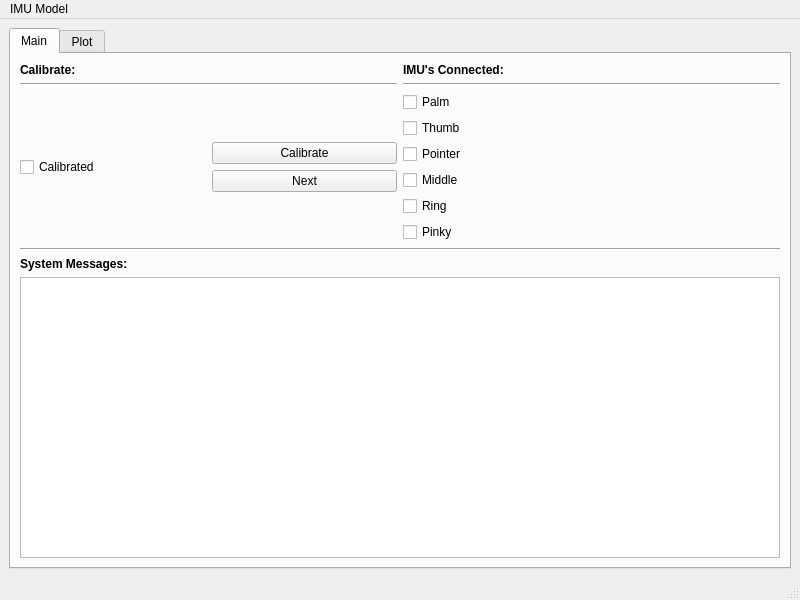
<?xml version="1.0" encoding="UTF-8"?>
<ui version="4.0">
 <class>MainWindow</class>
 <widget class="QMainWindow" name="MainWindow">
  <property name="geometry">
   <rect>
    <x>0</x>
    <y>0</y>
    <width>800</width>
    <height>600</height>
   </rect>
  </property>
  <property name="acceptDrops">
   <bool>false</bool>
  </property>
  <property name="windowTitle">
   <string>IMU GUI</string>
  </property>
  <widget class="QWidget" name="centralwidget">
   <layout class="QGridLayout" name="gridLayout_3">
    <item row="0" column="0">
     <widget class="QTabWidget" name="tabWidget">
      <property name="currentIndex">
       <number>0</number>
      </property>
      <widget class="QWidget" name="tab">
       <attribute name="title">
        <string>Main</string>
       </attribute>
       <layout class="QGridLayout" name="gridLayout_7">
        <item row="0" column="0">
         <layout class="QVBoxLayout" name="verticalLayout">
          <item>
           <layout class="QGridLayout" name="gridLayout_2">
            <item row="0" column="0">
             <widget class="QLabel" name="label">
              <property name="font">
               <font>
                <weight>75</weight>
                <bold>true</bold>
               </font>
              </property>
              <property name="text">
               <string>Calibrate: </string>
              </property>
             </widget>
            </item>
            <item row="1" column="1">
             <widget class="Line" name="line_4">
              <property name="orientation">
               <enum>Qt::Horizontal</enum>
              </property>
             </widget>
            </item>
            <item row="2" column="0">
             <layout class="QVBoxLayout" name="verticalLayout_3">
              <item>
               <layout class="QGridLayout" name="gridLayout_4">
                <item row="0" column="0">
                 <widget class="QCheckBox" name="checkBox_calibrated">
                  <property name="focusPolicy">
                   <enum>Qt::NoFocus</enum>
                  </property>
                  <property name="text">
                   <string>Calibrated</string>
                  </property>
                 </widget>
                </item>
                <item row="0" column="1">
                 <layout class="QVBoxLayout" name="verticalLayout_7">
                  <item>
                   <widget class="QPushButton" name="btn_calibrate">
                    <property name="focusPolicy">
                     <enum>Qt::NoFocus</enum>
                    </property>
                    <property name="text">
                     <string>Calibrate</string>
                    </property>
                   </widget>
                  </item>
                  <item>
                   <widget class="QPushButton" name="btn_next">
                    <property name="focusPolicy">
                     <enum>Qt::NoFocus</enum>
                    </property>
                    <property name="text">
                     <string>Next</string>
                    </property>
                   </widget>
                  </item>
                 </layout>
                </item>
               </layout>
              </item>
             </layout>
            </item>
            <item row="0" column="1">
             <widget class="QLabel" name="label_4">
              <property name="font">
               <font>
                <weight>75</weight>
                <bold>true</bold>
               </font>
              </property>
              <property name="text">
               <string>IMU's Connected:</string>
              </property>
             </widget>
            </item>
            <item row="1" column="0">
             <widget class="Line" name="line_2">
              <property name="orientation">
               <enum>Qt::Horizontal</enum>
              </property>
             </widget>
            </item>
            <item row="2" column="1">
             <layout class="QVBoxLayout" name="verticalLayout_4">
              <item>
               <widget class="QCheckBox" name="checkBox_palm">
                <property name="focusPolicy">
                 <enum>Qt::NoFocus</enum>
                </property>
                <property name="text">
                 <string>Palm</string>
                </property>
               </widget>
              </item>
              <item>
               <widget class="QCheckBox" name="checkBox_thumb">
                <property name="focusPolicy">
                 <enum>Qt::NoFocus</enum>
                </property>
                <property name="text">
                 <string>Thumb</string>
                </property>
               </widget>
              </item>
              <item>
               <widget class="QCheckBox" name="checkBox_pointer">
                <property name="focusPolicy">
                 <enum>Qt::NoFocus</enum>
                </property>
                <property name="text">
                 <string>Pointer</string>
                </property>
               </widget>
              </item>
              <item>
               <widget class="QCheckBox" name="checkBox_middle">
                <property name="focusPolicy">
                 <enum>Qt::NoFocus</enum>
                </property>
                <property name="text">
                 <string>Middle</string>
                </property>
               </widget>
              </item>
              <item>
               <widget class="QCheckBox" name="checkBox_ring">
                <property name="focusPolicy">
                 <enum>Qt::NoFocus</enum>
                </property>
                <property name="text">
                 <string>Ring</string>
                </property>
               </widget>
              </item>
              <item>
               <widget class="QCheckBox" name="checkBox_pinky">
                <property name="focusPolicy">
                 <enum>Qt::NoFocus</enum>
                </property>
                <property name="text">
                 <string>Pinky</string>
                </property>
               </widget>
              </item>
             </layout>
            </item>
           </layout>
          </item>
          <item>
           <layout class="QGridLayout" name="gridLayout_5">
            <item row="2" column="0">
             <widget class="QTextBrowser" name="textBrowser_system_messages"/>
            </item>
            <item row="0" column="0">
             <widget class="Line" name="line">
              <property name="orientation">
               <enum>Qt::Horizontal</enum>
              </property>
             </widget>
            </item>
            <item row="1" column="0">
             <widget class="QLabel" name="label_3">
              <property name="font">
               <font>
                <weight>75</weight>
                <bold>true</bold>
               </font>
              </property>
              <property name="text">
               <string>System Messages:</string>
              </property>
             </widget>
            </item>
           </layout>
          </item>
         </layout>
        </item>
       </layout>
      </widget>
      <widget class="QWidget" name="tab_2">
       <attribute name="title">
        <string>Plot</string>
       </attribute>
       <layout class="QGridLayout" name="gridLayout_6">
        <item row="0" column="0">
         <layout class="QGridLayout" name="gridLayout">
          <item row="3" column="0">
           <widget class="QPushButton" name="btn_plot_2d">
            <property name="focusPolicy">
             <enum>Qt::NoFocus</enum>
            </property>
            <property name="text">
             <string>Launch Plot 2D</string>
            </property>
           </widget>
          </item>
          <item row="2" column="0">
           <widget class="Line" name="line_3">
            <property name="orientation">
             <enum>Qt::Horizontal</enum>
            </property>
           </widget>
          </item>
          <item row="1" column="0">
           <widget class="QPushButton" name="btn_plot_3d">
            <property name="focusPolicy">
             <enum>Qt::NoFocus</enum>
            </property>
            <property name="text">
             <string>Launch Plot 3D</string>
            </property>
           </widget>
          </item>
          <item row="6" column="0">
           <layout class="QHBoxLayout" name="horizontalLayout_8">
            <item>
             <widget class="QLabel" name="label_6">
              <property name="text">
               <string>Data Points:</string>
              </property>
             </widget>
            </item>
            <item>
             <widget class="QLineEdit" name="lineEdit_data_points">
              <property name="focusPolicy">
               <enum>Qt::ClickFocus</enum>
              </property>
              <property name="text">
               <string>default 100</string>
              </property>
             </widget>
            </item>
            <item>
             <widget class="QPushButton" name="btn_save_data_points">
              <property name="focusPolicy">
               <enum>Qt::NoFocus</enum>
              </property>
              <property name="text">
               <string>Submit</string>
              </property>
             </widget>
            </item>
            <item>
             <spacer name="horizontalSpacer">
              <property name="orientation">
               <enum>Qt::Horizontal</enum>
              </property>
              <property name="sizeHint" stdset="0">
               <size>
                <width>40</width>
                <height>20</height>
               </size>
              </property>
             </spacer>
            </item>
           </layout>
          </item>
          <item row="4" column="0">
           <layout class="QHBoxLayout" name="horizontalLayout">
            <item>
             <layout class="QVBoxLayout" name="verticalLayout_2">
              <item>
               <widget class="QLabel" name="label_2">
                <property name="text">
                 <string>Drag Over to Select</string>
                </property>
               </widget>
              </item>
              <item>
               <widget class="QListWidget" name="listWidget_select">
                <property name="acceptDrops">
                 <bool>true</bool>
                </property>
                <property name="showDropIndicator" stdset="0">
                 <bool>false</bool>
                </property>
                <property name="dragEnabled">
                 <bool>true</bool>
                </property>
                <property name="dragDropMode">
                 <enum>QAbstractItemView::DragDrop</enum>
                </property>
                <property name="defaultDropAction">
                 <enum>Qt::MoveAction</enum>
                </property>
                <property name="selectionMode">
                 <enum>QAbstractItemView::ContiguousSelection</enum>
                </property>
               </widget>
              </item>
             </layout>
            </item>
            <item>
             <layout class="QVBoxLayout" name="verticalLayout_6">
              <item>
               <widget class="QLabel" name="label_5">
                <property name="text">
                 <string>Selected</string>
                </property>
               </widget>
              </item>
              <item>
               <widget class="QListWidget" name="listWidget_selected">
                <property name="acceptDrops">
                 <bool>true</bool>
                </property>
                <property name="dragDropMode">
                 <enum>QAbstractItemView::DragDrop</enum>
                </property>
                <property name="defaultDropAction">
                 <enum>Qt::MoveAction</enum>
                </property>
                <property name="selectionMode">
                 <enum>QAbstractItemView::ContiguousSelection</enum>
                </property>
                <property name="sortingEnabled">
                 <bool>true</bool>
                </property>
               </widget>
              </item>
             </layout>
            </item>
           </layout>
          </item>
         </layout>
        </item>
       </layout>
      </widget>
     </widget>
    </item>
   </layout>
  </widget>
  <widget class="QMenuBar" name="menubar">
   <property name="enabled">
    <bool>true</bool>
   </property>
   <property name="geometry">
    <rect>
     <x>0</x>
     <y>0</y>
     <width>800</width>
     <height>24</height>
    </rect>
   </property>
   <property name="nativeMenuBar">
    <bool>true</bool>
   </property>
   <widget class="QMenu" name="menuIMU_Model">
    <property name="title">
     <string>IMU Model</string>
    </property>
   </widget>
   <addaction name="menuIMU_Model"/>
  </widget>
  <widget class="QStatusBar" name="statusbar"/>
 </widget>
 <resources/>
 <connections/>
</ui>
